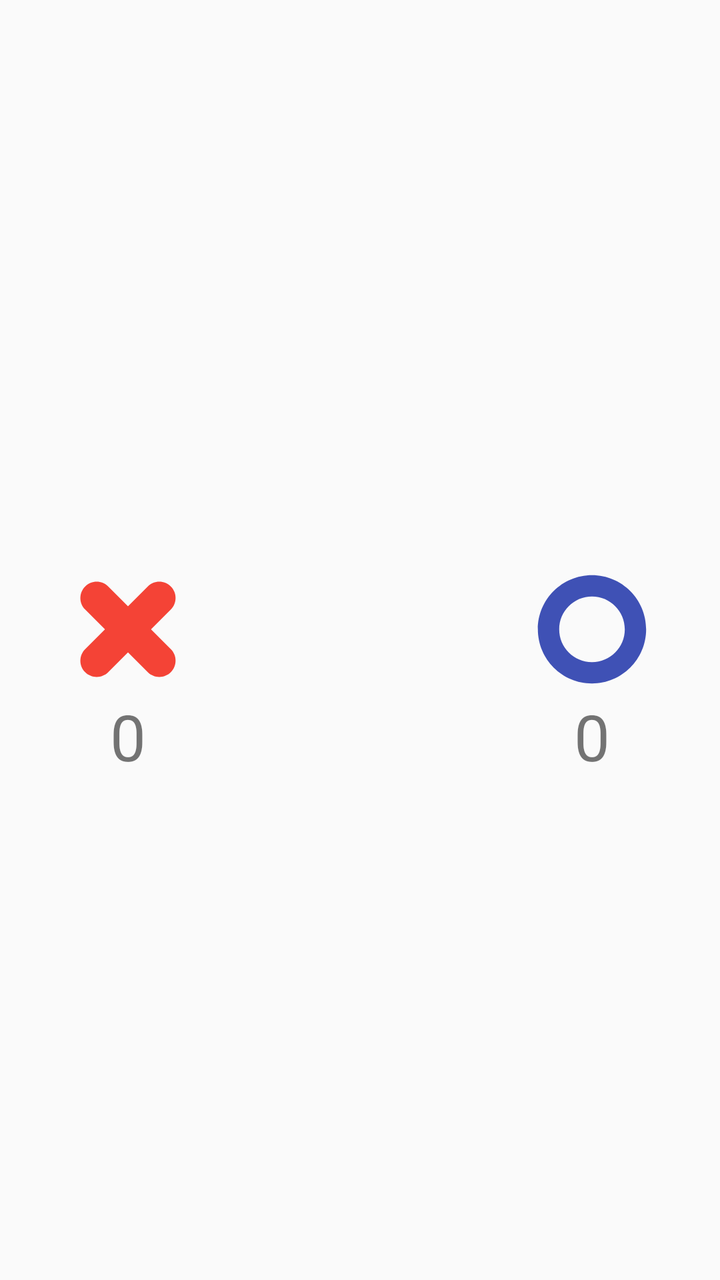
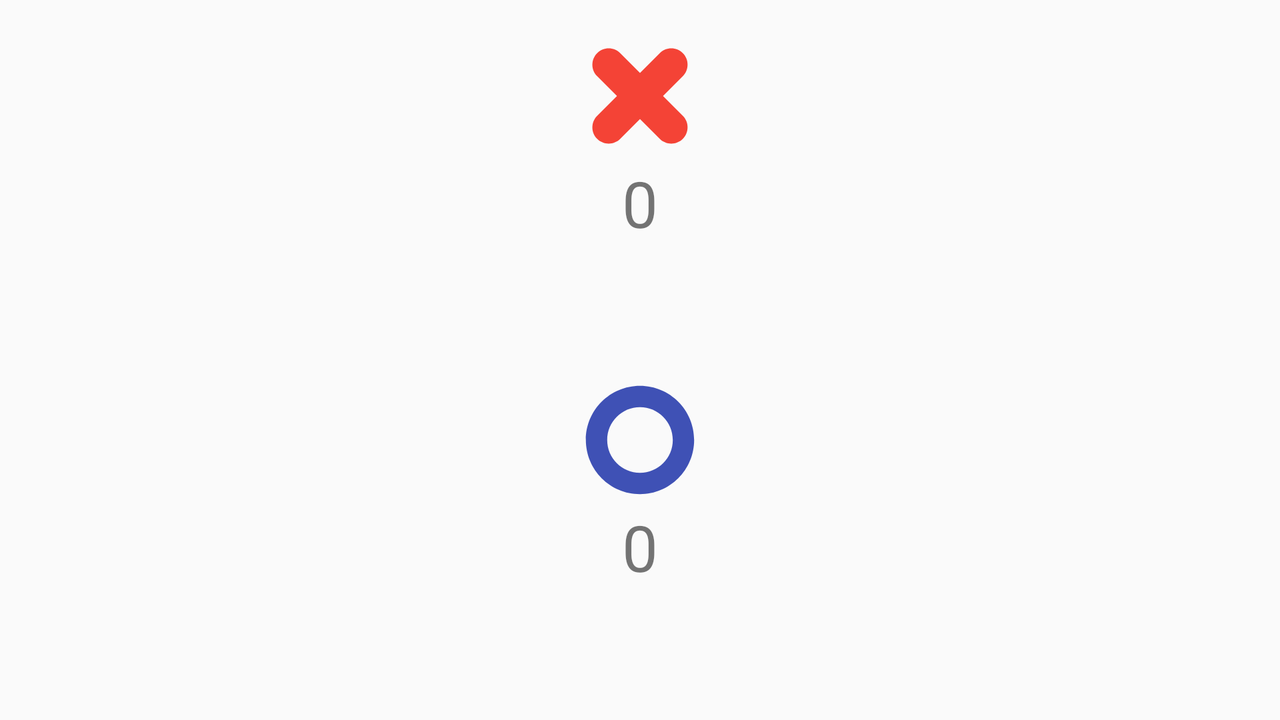

Two renders of one Android screen. The first uses the default layout on a phone; the second uses the alternative layout the repository ships for a different screen configuration, on a matching device. The two XML files are below.
<!-- AndroidManifest.xml: application theme AppTheme -->
<!-- res/layout/activity_main.xml -->
<?xml version="1.0" encoding="utf-8"?>
<androidx.constraintlayout.widget.ConstraintLayout xmlns:android="http://schemas.android.com/apk/res/android"
    xmlns:app="http://schemas.android.com/apk/res-auto"
    xmlns:tools="http://schemas.android.com/tools"
    android:layout_width="match_parent"
    android:layout_height="match_parent"
    tools:context=".MainActivity">

    <GridLayout
        android:id="@+id/tic_tac_field"
        android:layout_width="wrap_content"
        android:layout_height="wrap_content"
        app:layout_constraintEnd_toEndOf="parent"
        app:layout_constraintStart_toStartOf="parent"
        app:layout_constraintTop_toTopOf="parent"
        style="@style/gridlayout_style">

    </GridLayout>


    <TextView
        android:id="@+id/cross"
        android:layout_width="wrap_content"
        android:layout_height="wrap_content"
        android:text="@string/zero_count"
        app:layout_constraintBottom_toBottomOf="parent"
        app:layout_constraintStart_toStartOf="parent"
        app:layout_constraintTop_toBottomOf="@+id/tic_tac_field"
        style="@style/cross_style" />

    <TextView
        android:id="@+id/circle"
        android:layout_width="wrap_content"
        android:layout_height="wrap_content"
        android:text="@string/zero_count"
        app:layout_constraintBottom_toBottomOf="parent"
        app:layout_constraintEnd_toEndOf="parent"
        app:layout_constraintTop_toBottomOf="@+id/tic_tac_field"
        style="@style/circle_style" />


    <LinearLayout
        android:id="@+id/winner_dialog"
        android:layout_width="match_parent"
        android:layout_height="wrap_content"
        app:layout_constraintBottom_toBottomOf="parent"
        style="@style/dialog_style">

        <TextView
            android:id="@+id/winner_caption"
            android:layout_width="wrap_content"
            android:layout_height="wrap_content"
            android:layout_gravity="center"
            android:layout_marginBottom="8dp"
            android:text="@string/no_winner"
            android:textAlignment="center"
            android:textSize="32sp" />

        <Button
            android:id="@+id/again_button"
            android:layout_width="match_parent"
            android:layout_height="wrap_content"
            android:text="@string/run_again"
            style="@style/again_button_style" />

        <Button
            android:id="@+id/exit_button"
            android:layout_width="match_parent"
            android:layout_height="wrap_content"
            android:text="@string/exit"
            style="@style/exit_button_style" />

    </LinearLayout>
</androidx.constraintlayout.widget.ConstraintLayout>
<!-- resources referenced by this layout -->
<resources>
  <string name="exit">Выход</string>
  <string name="no_winner">Ничья</string>
  <string name="run_again">Заново</string>
  <string name="zero_count">0</string>
  <style name="again_button_style">
          <item name="android:layout_gravity">center</item>
          <item name="android:layout_margin">8dp</item>
          <item name="android:background">@drawable/button_drawable</item>
          <item name="android:textColor">@color/white</item>
      </style>
  <style name="circle_style">
          <item name="android:layout_gravity">center_horizontal</item>
          <item name="android:layout_marginRight">32dp</item>
          <item name="android:orientation">vertical</item>
          <item name="android:drawableTop">@drawable/circle</item>
          <item name="android:textAlignment">center</item>
          <item name="android:textSize">32sp</item>
      </style>
  <style name="cross_style">
          <item name="android:layout_gravity">center_horizontal</item>
          <item name="android:layout_marginStart">32dp</item>
          <item name="android:drawableTop">@drawable/cross</item>
          <item name="android:textAlignment">center</item>
          <item name="android:textSize">32sp</item>
      </style>
  <style name="dialog_style">
          <item name="android:layout_margin">8dp</item>
          <item name="android:orientation">vertical</item>
          <item name="android:padding">18dp</item>
          <item name="android:visibility">gone</item>
          <item name="android:background">@drawable/dialog_derawable</item>
      </style>
  <style name="exit_button_style">
          <item name="android:layout_gravity">center</item>
          <item name="android:layout_margin">8dp</item>
          <item name="android:background">@drawable/button_drawable</item>
          <item name="android:textColor">@color/white</item>
      </style>
  <style name="gridlayout_style">
          <item name="android:layout_marginTop">32dp</item>
          <item name="android:animateLayoutChanges">true</item>
      </style>
  <style name="AppTheme" parent="android:Theme.Material.Light.NoActionBar.Fullscreen">
          
          <item name="colorPrimary">@color/colorPrimary</item>
          <item name="colorPrimaryDark">@color/colorPrimaryDark</item>
          <item name="colorAccent">@color/colorAccent</item>
      </style>
  <color name="white">#fff</color>
  <!-- drawable circle (drawable) -->
  <vector android:height="64dp"
      android:viewportHeight="48"
      android:viewportWidth="48"
      android:width="64dp"
      xmlns:android="http://schemas.android.com/apk/res/android">
      <path
          android:fillColor="#3F51B5"
          android:pathData="M36.3,24C36.3,17.2069 30.7931,11.7 24,11.7C17.2069,11.7 11.7,17.2069 11.7,24C11.7,30.7931 17.2069,36.3 24,36.3C30.7931,36.3 36.3,30.7931 36.3,24ZM44.3,24C44.3,35.2114 35.2114,44.3 24,44.3C12.7886,44.3 3.7,35.2114 3.7,24C3.7,12.7886 12.7886,3.7 24,3.7C35.2114,3.7 44.3,12.7886 44.3,24Z" />
  </vector>
  <!-- drawable dialog_derawable (drawable) -->
  <?xml version="1.0" encoding="utf-8"?>
  <shape xmlns:android="http://schemas.android.com/apk/res/android"
      android:shape="rectangle">
      <corners android:radius="8dp" />
      <stroke
          android:width="@dimen/dialog_stroke"
          android:color="@color/colorAccent" />
      <solid android:color="@color/alfa_white" />
  </shape>
  <color name="colorPrimary">#008577</color>
  <color name="colorPrimaryDark">#00574B</color>
  <color name="colorAccent">#D81B60</color>
  <dimen name="default_radius">8dp</dimen>
  <dimen name="dialog_stroke">16dp</dimen>
  <color name="alfa_white">#7fff</color>
</resources>
<!-- res/layout-land/activity_main.xml (the repository's variant of the layout above) -->
<!-- drawn on the phone turned sideways -->
<?xml version="1.0" encoding="utf-8"?>
<androidx.constraintlayout.widget.ConstraintLayout xmlns:android="http://schemas.android.com/apk/res/android"
    xmlns:app="http://schemas.android.com/apk/res-auto"
    xmlns:tools="http://schemas.android.com/tools"
    android:layout_width="match_parent"
    android:layout_height="match_parent"
    tools:context=".MainActivity">

    <GridLayout
        android:id="@+id/tic_tac_field"
        android:layout_width="wrap_content"
        android:layout_height="wrap_content"
        app:layout_constraintStart_toStartOf="parent"
        app:layout_constraintTop_toTopOf="parent"
        style="@style/gridlayout_land_style" />


    <TextView
        android:id="@+id/cross"
        android:layout_width="wrap_content"
        android:layout_height="wrap_content"
        android:text="@string/zero_count"
        app:layout_constraintEnd_toEndOf="parent"
        app:layout_constraintStart_toEndOf="@+id/tic_tac_field"
        app:layout_constraintTop_toTopOf="parent"
        style="@style/cross_land_style" />

    <TextView
        android:id="@+id/circle"
        android:layout_width="wrap_content"
        android:layout_height="wrap_content"
        android:text="@string/zero_count"
        app:layout_constraintBottom_toBottomOf="parent"
        app:layout_constraintEnd_toEndOf="parent"
        app:layout_constraintStart_toEndOf="@+id/tic_tac_field"
        app:layout_constraintTop_toBottomOf="@+id/cross"
        style="@style/circle_land_style" />


    <LinearLayout
        android:id="@+id/winner_dialog"
        android:layout_width="match_parent"
        android:layout_height="wrap_content"
        style="@style/dialog_style"
        app:layout_constraintBottom_toBottomOf="parent">

        <TextView
            android:id="@+id/winner_caption"
            android:layout_width="wrap_content"
            android:layout_height="wrap_content"
            android:layout_gravity="center"
            android:layout_marginBottom="8dp"
            android:text="@string/no_winner"
            android:textAlignment="center"
            android:textSize="32sp" />


        <Button
            android:id="@+id/again_button"
            android:layout_width="match_parent"
            android:layout_height="wrap_content"
            android:text="@string/run_again"
            style="@style/again_button_style" />

        <Button
            android:id="@+id/exit_button"
            android:layout_width="match_parent"
            android:layout_height="wrap_content"
            android:text="@string/exit"
            style="@style/exit_button_style" />

    </LinearLayout>
</androidx.constraintlayout.widget.ConstraintLayout>
<!-- resources referenced by the variant -->
<!-- as the phone turned sideways resolves them -->
<resources>
  <string name="exit">Выход</string>
  <string name="no_winner">Ничья</string>
  <string name="run_again">Заново</string>
  <string name="zero_count">0</string>
  <style name="again_button_style">
          <item name="android:layout_gravity">center</item>
          <item name="android:layout_margin">8dp</item>
          <item name="android:background">@drawable/button_drawable</item>
          <item name="android:textColor">@color/white</item>
      </style>
  <style name="circle_land_style">
          <item name="android:layout_gravity">center_horizontal</item>
          <item name="android:layout_marginRight">32dp</item>
          <item name="android:drawableTop">@drawable/circle</item>
          <item name="android:orientation">vertical</item>
          <item name="android:textAlignment">center</item>
          <item name="android:textSize">32sp</item>
      </style>
  <style name="cross_land_style">
          <item name="android:layout_gravity">center_horizontal</item>
          <item name="android:layout_marginTop">16dp</item>
          <item name="android:layout_marginRight">32dp</item>
          <item name="android:drawableTop">@drawable/cross</item>
          <item name="android:textAlignment">center</item>
          <item name="android:textSize">32sp</item>
      </style>
  <style name="dialog_style">
          <item name="android:layout_margin">8dp</item>
          <item name="android:orientation">vertical</item>
          <item name="android:padding">18dp</item>
          <item name="android:visibility">gone</item>
          <item name="android:background">@drawable/dialog_derawable</item>
      </style>
  <style name="exit_button_style">
          <item name="android:layout_gravity">center</item>
          <item name="android:layout_margin">8dp</item>
          <item name="android:background">@drawable/button_drawable</item>
          <item name="android:textColor">@color/white</item>
      </style>
  <style name="gridlayout_land_style">
          <item name="android:layout_marginLeft">32dp</item>
          <item name="android:animateLayoutChanges">true</item>
      </style>
  <style name="AppTheme" parent="android:Theme.Material.Light.NoActionBar.Fullscreen">
          
          <item name="colorPrimary">@color/colorPrimary</item>
          <item name="colorPrimaryDark">@color/colorPrimaryDark</item>
          <item name="colorAccent">@color/colorAccent</item>
      </style>
  <color name="white">#fff</color>
  <!-- drawable circle (drawable) -->
  <vector android:height="64dp"
      android:viewportHeight="48"
      android:viewportWidth="48"
      android:width="64dp"
      xmlns:android="http://schemas.android.com/apk/res/android">
      <path
          android:fillColor="#3F51B5"
          android:pathData="M36.3,24C36.3,17.2069 30.7931,11.7 24,11.7C17.2069,11.7 11.7,17.2069 11.7,24C11.7,30.7931 17.2069,36.3 24,36.3C30.7931,36.3 36.3,30.7931 36.3,24ZM44.3,24C44.3,35.2114 35.2114,44.3 24,44.3C12.7886,44.3 3.7,35.2114 3.7,24C3.7,12.7886 12.7886,3.7 24,3.7C35.2114,3.7 44.3,12.7886 44.3,24Z" />
  </vector>
  <!-- drawable dialog_derawable (drawable) -->
  <?xml version="1.0" encoding="utf-8"?>
  <shape xmlns:android="http://schemas.android.com/apk/res/android"
      android:shape="rectangle">
      <corners android:radius="8dp" />
      <stroke
          android:width="@dimen/dialog_stroke"
          android:color="@color/colorAccent" />
      <solid android:color="@color/alfa_white" />
  </shape>
  <color name="colorPrimary">#008577</color>
  <color name="colorPrimaryDark">#00574B</color>
  <color name="colorAccent">#D81B60</color>
  <dimen name="default_radius">8dp</dimen>
  <dimen name="dialog_stroke">16dp</dimen>
  <color name="alfa_white">#7fff</color>
</resources>
